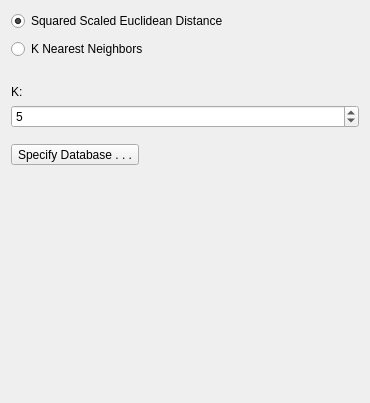
           <widget class="QWidget" name="classificationPage">
            <property name="geometry">
             <rect>
              <x>0</x>
              <y>0</y>
              <width>370</width>
              <height>403</height>
             </rect>
            </property>
            <attribute name="label">
             <string>Classification</string>
            </attribute>
            <layout class="QVBoxLayout" name="verticalLayout_5">
             <property name="sizeConstraint">
              <enum>QLayout::SetDefaultConstraint</enum>
             </property>
             <item>
              <widget class="QRadioButton" name="euclRadioButton">
               <property name="text">
                <string>Squared Scaled Euclidean Distance</string>
               </property>
               <property name="checked">
                <bool>true</bool>
               </property>
              </widget>
             </item>
             <item>
              <spacer name="verticalSpacer_4">
               <property name="orientation">
                <enum>Qt::Vertical</enum>
               </property>
               <property name="sizeType">
                <enum>QSizePolicy::Fixed</enum>
               </property>
               <property name="sizeHint" stdset="0">
                <size>
                 <width>20</width>
                 <height>2</height>
                </size>
               </property>
              </spacer>
             </item>
             <item>
              <widget class="QRadioButton" name="knnRadioButton">
               <property name="text">
                <string>K Nearest Neighbors</string>
               </property>
              </widget>
             </item>
             <item>
              <spacer name="verticalSpacer_3">
               <property name="orientation">
                <enum>Qt::Vertical</enum>
               </property>
               <property name="sizeType">
                <enum>QSizePolicy::Fixed</enum>
               </property>
               <property name="sizeHint" stdset="0">
                <size>
                 <width>20</width>
                 <height>20</height>
                </size>
               </property>
              </spacer>
             </item>
             <item>
              <widget class="QLabel" name="label_4">
               <property name="text">
                <string>K:</string>
               </property>
              </widget>
             </item>
             <item>
              <widget class="QSpinBox" name="kSpinBox">
               <property name="minimum">
                <number>1</number>
               </property>
               <property name="maximum">
                <number>13</number>
               </property>
               <property name="singleStep">
                <number>2</number>
               </property>
               <property name="value">
                <number>5</number>
               </property>
              </widget>
             </item>
             <item>
              <spacer name="verticalSpacer_7">
               <property name="orientation">
                <enum>Qt::Vertical</enum>
               </property>
               <property name="sizeType">
                <enum>QSizePolicy::Fixed</enum>
               </property>
               <property name="sizeHint" stdset="0">
                <size>
                 <width>20</width>
                 <height>10</height>
                </size>
               </property>
              </spacer>
             </item>
             <item>
              <widget class="QToolButton" name="databaseToolButton">
               <property name="text">
                <string>Specify Database . . .</string>
               </property>
               <property name="toolButtonStyle">
                <enum>Qt::ToolButtonTextBesideIcon</enum>
               </property>
               <property name="autoRaise">
                <bool>false</bool>
               </property>
              </widget>
             </item>
             <item>
              <spacer name="verticalSpacer">
               <property name="orientation">
                <enum>Qt::Vertical</enum>
               </property>
               <property name="sizeHint" stdset="0">
                <size>
                 <width>20</width>
                 <height>40</height>
                </size>
               </property>
              </spacer>
             </item>
            </layout>
           </widget>
